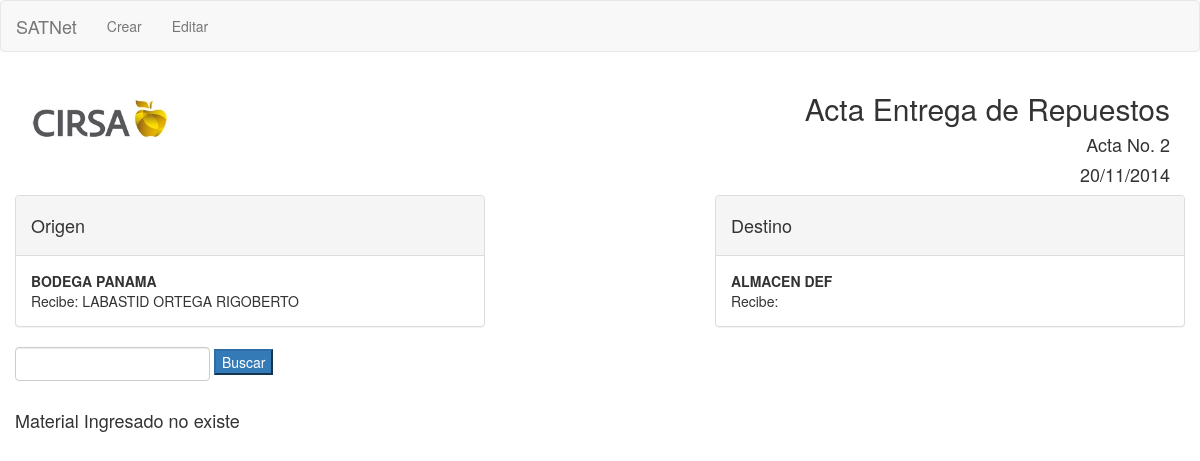
Page /Entregas/AgregarMaterial.php?IdActa=2 on the committed database.
### tables this page shows
CREATE TABLE `tbl_actas` (
  `IdActa` int(3) NOT NULL,
  `Realizado Por` varchar(34) DEFAULT NULL,
  `Origen` varchar(32) DEFAULT NULL,
  `Fecha de Entrega` varchar(10) DEFAULT NULL,
  `Destino` varchar(32) NOT NULL,
  `Enviado por` varchar(34) DEFAULT NULL,
  `Aprobado por` varchar(27) DEFAULT NULL,
  `Comentarios` varchar(186) DEFAULT NULL,
  `Recibido Por` varchar(30) DEFAULT NULL
);

### Entregas/AgregarMaterial.php (the view, shortened to what this page needs)
<?php
	require('php/conexion.php');
	$IdActa=$_GET['IdActa'];
	$Codigo=$_GET['busqueda'];
	$sql="SELECT * FROM `tbl_materiales` WHERE `Material` LIKE '$Codigo'";
	$sql1="SELECT * FROM `tbl_actas` WHERE `IdActa`=$IdActa";
	$resultado=$con->query($sql);
	$row=$resultado->fetch_assoc();
	$resultado1=$con->query($sql1);
	$row1=$resultado1->fetch_assoc();
?>
<!DOCTYPE html><html lang="en">
<link href="../css/bootstrap.css" rel="stylesheet" />
<?php include "../php/navbar.php" ?>
<div class="col-lg-12">
	<div class="col-xs-6">
		<h1><a href=" "><img alt="" src="../img/logo.jpg" width="140" height="40" /></a></h1>
	</div>
	<div class="col-xs-6 text-right">
		<h2>Acta Entrega de Repuestos</h2>
		<h4>Acta No. <?php echo $IdActa; ?><br></h4>
		<h4><?php echo $row1['Fecha de Entrega']; ?><br></h4>
	</div>
</div>
<div class="col-lg-12">
	<div class="row">
		<div class="col-xs-5">
			<div class="panel panel-default">
				<div class="panel-heading">
					<h4>Origen</h4>
				</div>
				<div class="panel-body">
				<b><?php echo $row1['Origen'] ?></b><br>
				Recibe:	<?php echo $row1['Realizado Por'] ?><br>
				</div>
			</div>
		</div>
		<div class="col-xs-5 col-xs-offset-2">
			<div class="panel panel-default">
				<div class="panel-heading">
					<h4>Destino</h4>
				</div>
				<div class="panel-body">
				<b><?php echo $row1['Destino'] ?></b><br>
				Recibe:	<?php echo $row1['Recibido Por'] ?><br>
				</div>
			</div>
		</div>
	</div>
</div>
<div class="col-lg-12">
	<form class="form-inline" form action="agregarmaterial.php" method="get">
	<input type="text" name="busqueda" class="form-control input-md" required="">
	<input type="submit" Value="Buscar" class="btn-primary">
	</form>
<br>
<?php if($row > 0){?>
<form class="form-inline" form action="php/AgregarMaterial.php" method="POST">
		<div class="form-group">
			<input type="hidden" class="form-control input-md" id="IdActa" name="IdActa" value="<?php echo $IdActa; ?>">
		</div>
		<div class="form-group">
		  <label class="col">Material</label>
		  <div class="col">
		  <input id="Material" name="Material" placeholder="Material No creado" class="form-control input-md" required="" type="text" value="<?php echo $row['Material']; ?>" readonly></input>
		  </div>
		</div>
		<div class="form-group">
		  <label class="col">Descripcion</label>
		  <div class="col">
		  <input id="Descripcion" name="Descripcion" placeholder="" class="form-control input-md" required="" type="text" value="<?php echo $row['Descripcion']; ?>"readonly >
		  </div>
		</div>
		<div class="form-group">
		  <label class="col" for="Proveedor">Proveedor</label>
		  <div class="col">
		    <input id="Proveedor" name="Proveedor" placeholder="" class="form-control input-md" required="" type="text" value="<?php echo $row['Proveedor']; ?>"readonly>
		  </div>
		</div>
		<div class="form-group">
		  <label class="col" for="Proveedor">Estado</label>
		  <div class="col">
		    <Select id="Estado" name="Estado" placeholder="Estado" class="form-control input-md" required="" type="text" value="">
		    <?php include "../values/Estado.php"; ?>
		    </select>
		  </div>
		</div>
		<div class="form-group">
		  <label class="col" for="Cantidad">Cantidad</label>
		  <div class="col">
		    <input id="Cantidad" name="Cantidad" placeholder="Cantidad" class="form-control input-md" required="" type="number" value="">
		  </div>
		</div>
		<div class="form-group">
		  <label class="col" for="IngresadoPor">Ingresado Por</label>
		  <div class="col">
		    <input id="IngresadoPor" name="IngresadoPor" placeholder="IngresadoPor" class="form-control input-md" required="" type="text" value="">
		  </div>
		</div>
		<div class="form-group">
		  <label class="col" for="Agregar"></label>
		  <div class="col">
		    <button id="Agregar" name="Agregar" class="btn btn-primary">Agregar</button>
		  </div>
		</div>
		<div class="form-group">
		  <label class="col" for="Cancelar"></label>
		  <div class="col">
		    <a href=EditarActa.php><button src=img/del.png class="btn btn-danger"/>Cancelar</button></a>
		  </div>
		</div>
		</form>
<?php }
else
{
	print("<h4>Material Ingresado no existe<h4>");
}
?>
</div>

### rows in the picture
tbl_actas: Fecha de Entrega "20/11/2014", Origen "BODEGA PANAMA", Realizado Por "LABASTID ORTEGA RIGOBERTO", Destino "ALMACEN DEF"

### other values in the picture
$IdActa "2"
